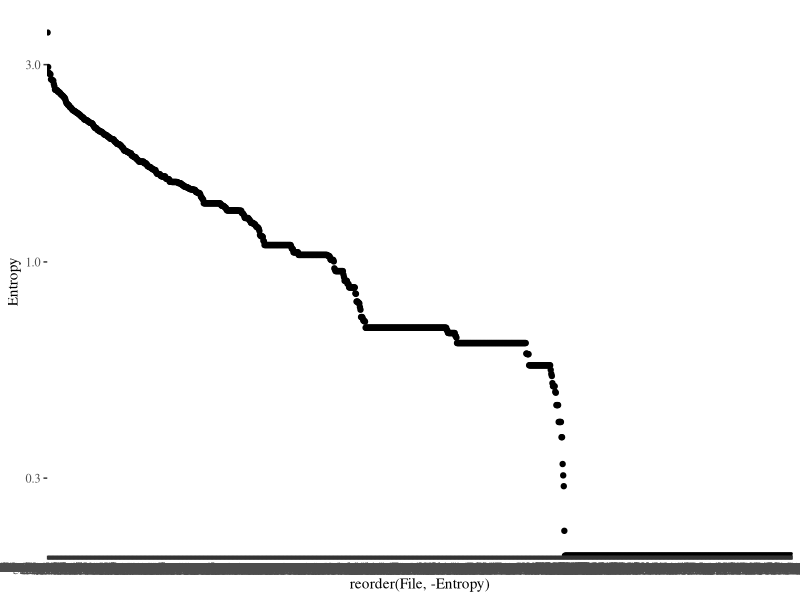
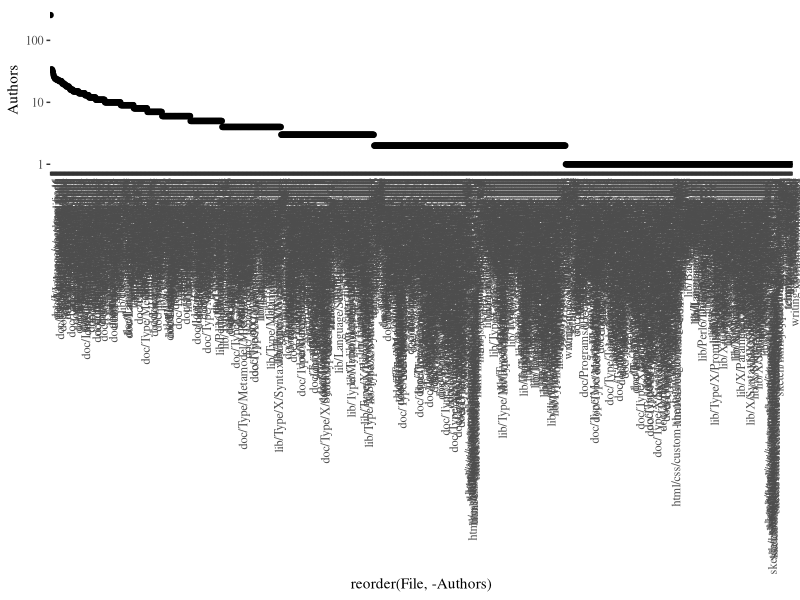
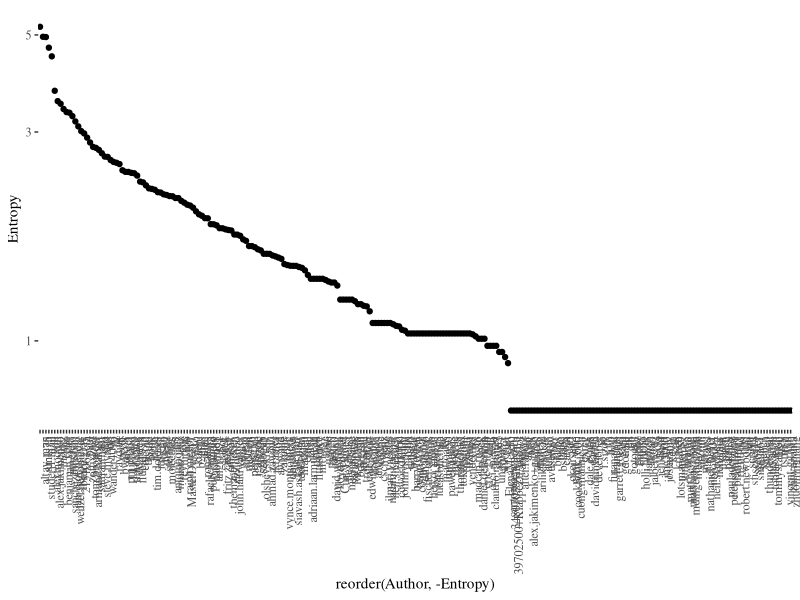

These figures' R source, in order:
library(ggplot2)
library(ggthemes)

entropy <- read.csv("../data/file-entropy.csv")

ggplot(entropy, aes(x=reorder(File,-Entropy),y=Entropy))+geom_point()+theme_tufte()+ scale_y_log10()

authors <- read.csv("../data/file-authors.csv")

ggplot(authors, aes(x=reorder(File,-Authors),y=Authors))+geom_point()+theme_tufte()+ scale_y_log10()+ theme(axis.text.x = element_text(angle = 90, hjust = 1))

entropy.a <- read.csv("../data/author-entropy.csv")

ggplot(entropy.a, aes(x=reorder(Author,-Entropy),y=Entropy))+geom_point()+theme_tufte()+ scale_y_log10()+ theme(axis.text.x = element_text(angle = 90, hjust = 1))
